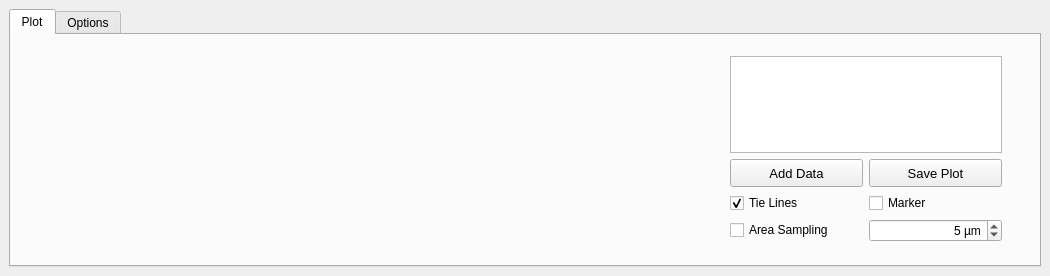
<?xml version="1.0" encoding="UTF-8"?>
<ui version="4.0">
 <class>LineProfile</class>
 <widget class="QDockWidget" name="LineProfile">
  <property name="windowModality">
   <enum>Qt::NonModal</enum>
  </property>
  <property name="geometry">
   <rect>
    <x>0</x>
    <y>0</y>
    <width>1050</width>
    <height>276</height>
   </rect>
  </property>
  <property name="sizePolicy">
   <sizepolicy hsizetype="Maximum" vsizetype="Maximum">
    <horstretch>0</horstretch>
    <verstretch>0</verstretch>
   </sizepolicy>
  </property>
  <property name="minimumSize">
   <size>
    <width>700</width>
    <height>276</height>
   </size>
  </property>
  <property name="maximumSize">
   <size>
    <width>9999</width>
    <height>522</height>
   </size>
  </property>
  <property name="styleSheet">
   <string notr="true"/>
  </property>
  <property name="windowTitle">
   <string>Line Profile</string>
  </property>
  <widget class="QWidget" name="dockWidgetContents">
   <property name="sizePolicy">
    <sizepolicy hsizetype="Maximum" vsizetype="Maximum">
     <horstretch>0</horstretch>
     <verstretch>0</verstretch>
    </sizepolicy>
   </property>
   <property name="minimumSize">
    <size>
     <width>500</width>
     <height>250</height>
    </size>
   </property>
   <property name="maximumSize">
    <size>
     <width>9999</width>
     <height>500</height>
    </size>
   </property>
   <property name="styleSheet">
    <string notr="true"/>
   </property>
   <layout class="QHBoxLayout" name="horizontalLayout_2">
    <item>
     <widget class="QTabWidget" name="tabWidget_2">
      <property name="minimumSize">
       <size>
        <width>0</width>
        <height>242</height>
       </size>
      </property>
      <property name="currentIndex">
       <number>0</number>
      </property>
      <widget class="QWidget" name="Plot">
       <attribute name="title">
        <string>Plot</string>
       </attribute>
       <widget class="QFrame" name="myFrame">
        <property name="geometry">
         <rect>
          <x>20</x>
          <y>12</y>
          <width>681</width>
          <height>196</height>
         </rect>
        </property>
        <property name="sizePolicy">
         <sizepolicy hsizetype="Maximum" vsizetype="Maximum">
          <horstretch>30</horstretch>
          <verstretch>30</verstretch>
         </sizepolicy>
        </property>
        <property name="minimumSize">
         <size>
          <width>418</width>
          <height>196</height>
         </size>
        </property>
        <property name="font">
         <font>
          <pointsize>10</pointsize>
         </font>
        </property>
        <property name="cursor">
         <cursorShape>CrossCursor</cursorShape>
        </property>
        <property name="styleSheet">
         <string notr="true"/>
        </property>
        <property name="frameShadow">
         <enum>QFrame::Raised</enum>
        </property>
        <property name="lineWidth">
         <number>0</number>
        </property>
        <layout class="QVBoxLayout" name="verticalLayout">
         <property name="spacing">
          <number>0</number>
         </property>
         <property name="sizeConstraint">
          <enum>QLayout::SetMaximumSize</enum>
         </property>
         <property name="leftMargin">
          <number>0</number>
         </property>
         <property name="topMargin">
          <number>0</number>
         </property>
         <property name="rightMargin">
          <number>0</number>
         </property>
         <property name="bottomMargin">
          <number>0</number>
         </property>
        </layout>
       </widget>
       <widget class="QFrame" name="verticalFrame">
        <property name="geometry">
         <rect>
          <x>710</x>
          <y>12</y>
          <width>290</width>
          <height>204</height>
         </rect>
        </property>
        <property name="minimumSize">
         <size>
          <width>290</width>
          <height>204</height>
         </size>
        </property>
        <property name="maximumSize">
         <size>
          <width>258</width>
          <height>16777215</height>
         </size>
        </property>
        <layout class="QGridLayout" name="gridLayout">
         <item row="0" column="0" rowspan="2">
          <layout class="QVBoxLayout" name="verticalLayout_2">
           <item>
            <widget class="QTableView" name="myTable">
             <property name="minimumSize">
              <size>
               <width>219</width>
               <height>96</height>
              </size>
             </property>
             <property name="font">
              <font>
               <pointsize>11</pointsize>
              </font>
             </property>
             <property name="horizontalScrollBarPolicy">
              <enum>Qt::ScrollBarAlwaysOff</enum>
             </property>
             <property name="editTriggers">
              <set>QAbstractItemView::NoEditTriggers</set>
             </property>
             <property name="tabKeyNavigation">
              <bool>false</bool>
             </property>
             <property name="showDropIndicator" stdset="0">
              <bool>false</bool>
             </property>
             <property name="dragDropOverwriteMode">
              <bool>false</bool>
             </property>
             <property name="alternatingRowColors">
              <bool>false</bool>
             </property>
             <property name="selectionMode">
              <enum>QAbstractItemView::NoSelection</enum>
             </property>
             <property name="gridStyle">
              <enum>Qt::SolidLine</enum>
             </property>
             <attribute name="horizontalHeaderHighlightSections">
              <bool>false</bool>
             </attribute>
             <attribute name="verticalHeaderVisible">
              <bool>false</bool>
             </attribute>
            </widget>
           </item>
           <item>
            <layout class="QGridLayout" name="gridLayout_2">
             <property name="sizeConstraint">
              <enum>QLayout::SetMaximumSize</enum>
             </property>
             <item row="0" column="1">
              <widget class="QPushButton" name="Btn_ExportPlot">
               <property name="sizePolicy">
                <sizepolicy hsizetype="Minimum" vsizetype="Fixed">
                 <horstretch>0</horstretch>
                 <verstretch>0</verstretch>
                </sizepolicy>
               </property>
               <property name="minimumSize">
                <size>
                 <width>90</width>
                 <height>28</height>
                </size>
               </property>
               <property name="maximumSize">
                <size>
                 <width>16777215</width>
                 <height>28</height>
                </size>
               </property>
               <property name="font">
                <font>
                 <pointsize>10</pointsize>
                </font>
               </property>
               <property name="text">
                <string>Save Plot</string>
               </property>
              </widget>
             </item>
             <item row="1" column="0">
              <widget class="QCheckBox" name="ChkBox_TieLine">
               <property name="sizePolicy">
                <sizepolicy hsizetype="Minimum" vsizetype="Maximum">
                 <horstretch>0</horstretch>
                 <verstretch>0</verstretch>
                </sizepolicy>
               </property>
               <property name="maximumSize">
                <size>
                 <width>16777215</width>
                 <height>30</height>
                </size>
               </property>
               <property name="font">
                <font>
                 <pointsize>9</pointsize>
                </font>
               </property>
               <property name="focusPolicy">
                <enum>Qt::NoFocus</enum>
               </property>
               <property name="text">
                <string>Tie Lines</string>
               </property>
               <property name="checked">
                <bool>true</bool>
               </property>
              </widget>
             </item>
             <item row="2" column="0">
              <widget class="QCheckBox" name="ChkBox_SamplingRange">
               <property name="font">
                <font>
                 <pointsize>9</pointsize>
                </font>
               </property>
               <property name="text">
                <string>Area Sampling</string>
               </property>
              </widget>
             </item>
             <item row="1" column="1">
              <widget class="QCheckBox" name="ChkBox_Tracer">
               <property name="sizePolicy">
                <sizepolicy hsizetype="Minimum" vsizetype="Maximum">
                 <horstretch>0</horstretch>
                 <verstretch>0</verstretch>
                </sizepolicy>
               </property>
               <property name="minimumSize">
                <size>
                 <width>0</width>
                 <height>0</height>
                </size>
               </property>
               <property name="maximumSize">
                <size>
                 <width>16777215</width>
                 <height>30</height>
                </size>
               </property>
               <property name="font">
                <font>
                 <pointsize>9</pointsize>
                </font>
               </property>
               <property name="focusPolicy">
                <enum>Qt::NoFocus</enum>
               </property>
               <property name="text">
                <string>Marker</string>
               </property>
               <property name="checked">
                <bool>false</bool>
               </property>
              </widget>
             </item>
             <item row="2" column="1">
              <widget class="QSpinBox" name="SpinBox_SamplingWidth">
               <property name="font">
                <font>
                 <pointsize>9</pointsize>
                </font>
               </property>
               <property name="alignment">
                <set>Qt::AlignRight|Qt::AlignTrailing|Qt::AlignVCenter</set>
               </property>
               <property name="suffix">
                <string> µm</string>
               </property>
               <property name="value">
                <number>5</number>
               </property>
              </widget>
             </item>
             <item row="0" column="0">
              <widget class="QPushButton" name="Btn_Add">
               <property name="minimumSize">
                <size>
                 <width>90</width>
                 <height>28</height>
                </size>
               </property>
               <property name="maximumSize">
                <size>
                 <width>16777215</width>
                 <height>28</height>
                </size>
               </property>
               <property name="font">
                <font>
                 <pointsize>10</pointsize>
                </font>
               </property>
               <property name="text">
                <string>Add Data</string>
               </property>
              </widget>
             </item>
            </layout>
           </item>
          </layout>
         </item>
        </layout>
       </widget>
      </widget>
      <widget class="QWidget" name="tabWidget_2Page2">
       <attribute name="title">
        <string>Options</string>
       </attribute>
       <layout class="QHBoxLayout" name="horizontalLayout_4">
        <item>
         <widget class="QGroupBox" name="groupBox_2">
          <property name="title">
           <string>Profile Line</string>
          </property>
          <layout class="QVBoxLayout" name="verticalLayout_5">
           <item>
            <widget class="QPushButton" name="Btn_ImportProfileLine">
             <property name="sizePolicy">
              <sizepolicy hsizetype="Minimum" vsizetype="Fixed">
               <horstretch>0</horstretch>
               <verstretch>0</verstretch>
              </sizepolicy>
             </property>
             <property name="minimumSize">
              <size>
               <width>0</width>
               <height>32</height>
              </size>
             </property>
             <property name="font">
              <font>
               <pointsize>13</pointsize>
              </font>
             </property>
             <property name="text">
              <string>Import Profile Line</string>
             </property>
            </widget>
           </item>
           <item>
            <widget class="QPushButton" name="myExportProfileLineBtn">
             <property name="sizePolicy">
              <sizepolicy hsizetype="Preferred" vsizetype="Maximum">
               <horstretch>0</horstretch>
               <verstretch>0</verstretch>
              </sizepolicy>
             </property>
             <property name="minimumSize">
              <size>
               <width>0</width>
               <height>32</height>
              </size>
             </property>
             <property name="font">
              <font>
               <pointsize>13</pointsize>
              </font>
             </property>
             <property name="text">
              <string>Export Profile Line</string>
             </property>
             <property name="flat">
              <bool>false</bool>
             </property>
            </widget>
           </item>
          </layout>
         </widget>
        </item>
        <item>
         <widget class="Line" name="line">
          <property name="orientation">
           <enum>Qt::Vertical</enum>
          </property>
         </widget>
        </item>
        <item>
         <widget class="QGroupBox" name="groupBox">
          <property name="title">
           <string>Data Export</string>
          </property>
          <layout class="QVBoxLayout" name="verticalLayout_4">
           <item>
            <widget class="QPushButton" name="Btn_ExportProfileData">
             <property name="minimumSize">
              <size>
               <width>0</width>
               <height>32</height>
              </size>
             </property>
             <property name="font">
              <font>
               <pointsize>13</pointsize>
              </font>
             </property>
             <property name="text">
              <string>Export Raster Profile Data</string>
             </property>
            </widget>
           </item>
          </layout>
         </widget>
        </item>
        <item>
         <widget class="QCheckBox" name="ChkBox_Debug">
          <property name="text">
           <string>Debug Mode</string>
          </property>
         </widget>
        </item>
        <item>
         <spacer name="horizontalSpacer">
          <property name="orientation">
           <enum>Qt::Horizontal</enum>
          </property>
          <property name="sizeHint" stdset="0">
           <size>
            <width>529</width>
            <height>20</height>
           </size>
          </property>
         </spacer>
        </item>
       </layout>
      </widget>
     </widget>
    </item>
   </layout>
  </widget>
 </widget>
 <resources/>
 <connections/>
</ui>
